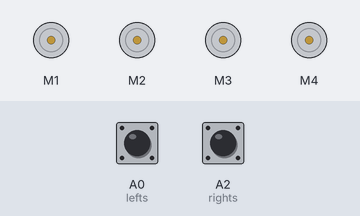
This sketch was run on a simulated Arduino Uno, built with avr-gcc and run on an emulated ATmega328P. Shown: 4 × DC motor (green arrow = forward, orange = backward, longer = faster). The test bench sets the inputs (shaded band); at power-on: A0 (lefts) LOW, A2 (rights) LOW. What the sketch prints to the serial monitor is not drawn.

Above: at 1.2 s.
1.3 s: A0 (lefts) pulled HIGH for 0.15 s
At 1.38 s:
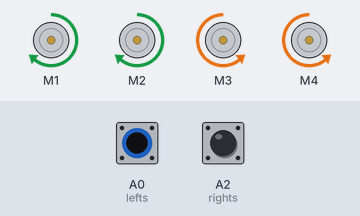
2.9 s: A2 (rights) pulled HIGH for 0.15 s
At 2.97 s:
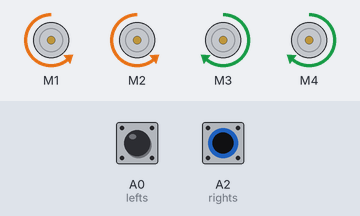
4.5 s: A2 (rights) pulled HIGH for 3.2 s
At 8.2 s:
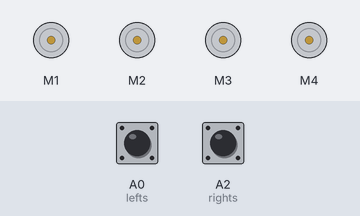
9.2 s: A0 (lefts) pulled HIGH for 3.2 s
At 9.5 s:
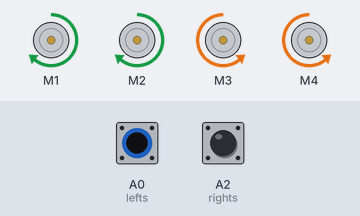
13.9 s: A0 (lefts) driven HIGH and A2 (rights) driven HIGH
At 14.3 s:
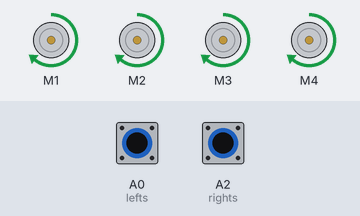
Timing chart, 0 to 16.4 s (numbered marks = the images above; inputs shaded):
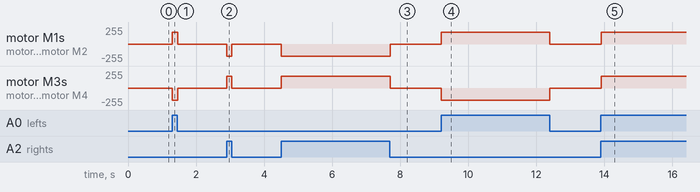

Measured:
- after the input at 1.3 s, motor M1, motor M2: stopped → forward 180/255 at once, → stopped 0.15 s later; motor M3, motor M4: stopped → backward 180/255 at once, → stopped 0.15 s later
- after the input at 2.9 s, motor M1, motor M2: stopped → backward 180/255 at once, → stopped 0.15 s later; motor M3, motor M4: stopped → forward 180/255 at once, → stopped 0.15 s later
- after the input at 4.5 s, motor M1, motor M2: stopped → backward 180/255 at once, → stopped 3.2 s later; motor M3, motor M4: stopped → forward 180/255 at once, → stopped 3.2 s later
- after the input at 9.2 s, motor M1, motor M2: stopped → forward 180/255 at once, → stopped 3.2 s later; motor M3, motor M4: stopped → backward 180/255 at once, → stopped 3.2 s later
- after the input at 13.9 s, motor M1–4: stopped → forward 180/255 at once

The sketch:

LineFollower.ino
```cpp
//Project-1: //ARDUINO LINE FOLLOWING CAR - QUAD Robotics - A unit of Quad Store//
//www.quadstore.in

// YOU HAVE TO INSTALL THE AFMOTOR LIBRARY BEFORE UPLOAD THE CODE//
// GO TO SKETCH >> INCLUDE LIBRARY >> ADD .ZIP LIBRARY >> SELECT AF MOTOR ZIP FILE //


//including the libraries
#include <AFMotor.h>

//defining pins and variables
#define lefts A0
#define rights A2

//defining motors
AF_DCMotor motor1(1, MOTOR12_1KHZ);
AF_DCMotor motor2(2, MOTOR12_1KHZ);
AF_DCMotor motor3(3, MOTOR34_1KHZ);
AF_DCMotor motor4(4, MOTOR34_1KHZ);


void setup() {
  //Setting the motor speed
  motor1.setSpeed(180);
  motor2.setSpeed(180);
  motor3.setSpeed(180);
  motor4.setSpeed(180);
  //Declaring PIN input types
  pinMode(lefts,INPUT);
  pinMode(rights,INPUT);
  //Begin serial communication
  Serial.begin(9600);

}

void loop(){
  //Printing values of the sensors to the serial monitor
  Serial.println(digitalRead(lefts));
  Serial.println(digitalRead(rights));
  //line detected by both
  if(digitalRead(lefts)==1 && digitalRead(rights)==1){
    //Forward
    motor1.run(FORWARD);
    motor2.run(FORWARD);
    motor3.run(FORWARD);
    motor4.run(FORWARD);

  }
  //line detected by left sensor
  else if(digitalRead(lefts)==0 && digitalRead(rights)==1){
    //turn left
    motor1.run(BACKWARD);
    motor2.run(BACKWARD);
    motor3.run(FORWARD);
    motor4.run(FORWARD);

  }
  //line detected by right sensor
  else if(digitalRead(lefts)==1 && digitalRead(rights)==0){
    //turn right
    motor1.run(FORWARD);
    motor2.run(FORWARD);
    motor3.run(BACKWARD);
    motor4.run(BACKWARD);

  }
  //line detected by none
  else if(digitalRead(lefts)==0 && digitalRead(rights)==0){
    //stop
    motor1.run(RELEASE);
    motor2.run(RELEASE);
    motor3.run(RELEASE);
    motor4.run(RELEASE);

  }
  /*
   motor1.run(FORWARD);
    motor2.run(FORWARD);
    motor3.run(FORWARD);
    motor4.run(FORWARD);

     motor1.run(FORWARD);
    motor2.run(FORWARD);
    motor3.run(BACKWARD);
    motor4.run(BACKWARD);

     motor1.run(BACKWARD);
    motor2.run(BACKWARD);
    motor3.run(FORWARD);
    motor4.run(FORWARD);
  */

}
```
